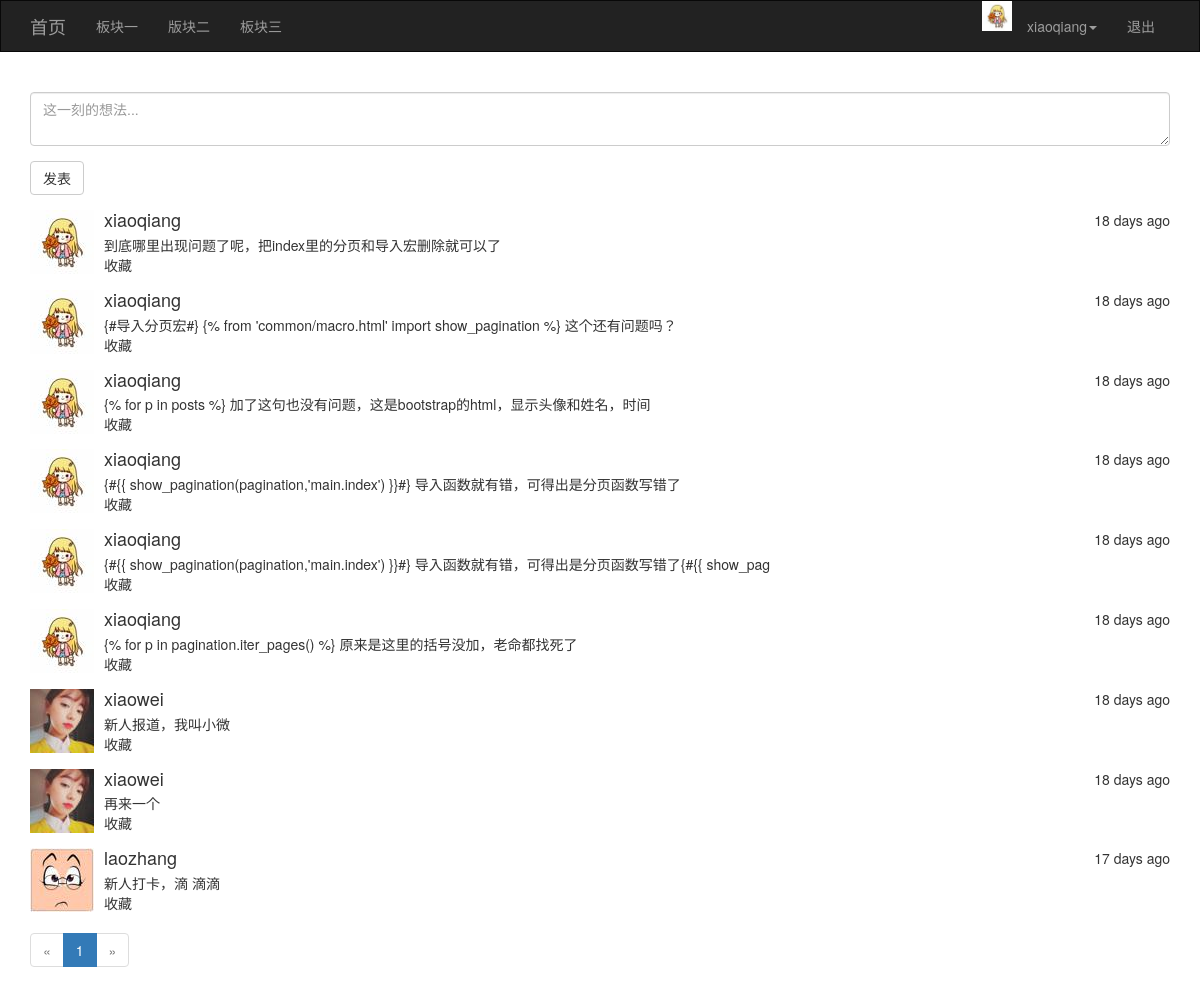
The app's page / (signed in) with its own data.
### app/models.py (models this page shows, shortened)
class User(UserMixin,db.Model):
    id = db.Column(db.Integer,primary_key=True)
    username = db.Column(db.String(20),unique=True)
    password_hash = db.Column(db.String(128))
    email = db.Column(db.String(64),unique=True)
    confirmed = db.Column(db.Boolean,default=False)
    icon = db.Column(db.String(40),default='default.jpg')
    posts = db.relationship('Posts',backref = 'user',lazy = 'dynamic')
    favorites = db.relationship('Posts',secondary='collections',backref=db.backref('users',lazy='dynamic'),lazy='dynamic')
    @property
    def password(self):
        raise AttributeError('不能访问密码属性')

class Posts(db.Model):
    id = db.Column(db.Integer,primary_key=True)
    rid = db.Column(db.Integer,index = True,default=0)
    content = db.Column(db.Text)
    timestamp = db.Column(db.DateTime,default=datetime.utcnow)
    uid = db.Column(db.Integer,db.ForeignKey('user.id'))

### app/views/main.py (the view, shortened to what this page needs)
@main.route('/',methods=['POST','GET'])
def index():
    form = PostsForm()
    page = request.args.get('page', 1, int) # 将获取的页码参数转为int类型
    pagination = Posts.query.filter(Posts.rid==0).paginate(page,per_page=10,error_out=False)
    posts = pagination.items
    return render_template('main/index.html', form = form, pagination = pagination, posts = posts)

### app/forms.py
class PostsForm(FlaskForm):
    content = TextAreaField('',render_kw={'placeholder':'这一刻的想法...'},validators=[Length(3,128,message='必须在3-128个字符之间')])
    submit = SubmitField('发表')

### app/models.py (called while the page is built)
@login_manager.user_loader
def load_user(uid):
    return User.query.get(uid)

### app/templates/main/index.html (shortened to what this page needs)
{% extends 'common/base.html' %}
{% from 'common/macro.html' import show_pagination %}
{% block page_content %}
{{ quick_form(form) }}
    {% for p in posts %}
        <div class="media">
            <div class="media-left">
                <a href="#">
                    <img class="media-object" src="{{ url_for('static',filename='upload/'+p.user.icon) }}" alt="icon">
                </a>
            </div>
            <div class="media-body">
                <div style='float:right'>{{ moment(p.timestamp).fromNow() }}</div>
                <h4 class="media-heading" >{{ p.user.username }}</h4>
                  <div>
                {{ p.content }}
                  </div>
{% if current_user.is_authenticated %}
                <div style="cursor: pointer;" url="{{ url_for('posts.collect',pid=p.id) }}" class="collect">收藏</div>
{% endif %}
            </div>
        </div>
    {% endfor %}
{{ show_pagination(pagination,'main.index') }}
{% endblock %}

### app/templates/common/base.html (shortened to what this page needs)
{% extends 'bootstrap/base.html' %}
{% from 'bootstrap/wtf.html' import quick_form %}
{% block navbar %}
    <nav class="navbar navbar-inverse" style="border-radius: 0px">
        <div class="container">
            <div class="navbar-header">
                <a class="navbar-brand" href="{{ url_for('main.index') }}">首页</a>
            </div>
            <div class="collapse navbar-collapse" id="bs-example-navbar-collapse-1">
                <ul class="nav navbar-nav">
                    <li><a href="#">板块一</a></li>
                    <li><a href="#">版块二</a></li>
                    <li><a href="#">板块三</a></li>
                </ul>
                <ul class="nav navbar-nav navbar-right">
                    {% if current_user.is_authenticated %}
                         <li><img src="{{ url_for('static',filename='upload/'+current_user.icon) }}" width="30px" style="display: inline-block; vertical-align: middle;" alt="icon"></li>
                        <li class="dropdown">
                            <a href="#" class="dropdown-toggle" data-toggle="dropdown" role="button"
                               aria-haspopup="true" aria-expanded="false">{{ current_user.username }}<span class="caret"></span></a>
                        </li>
                    <li><a href="{{ url_for('user.logout') }}">退出</a></li>
                    {% else %}
                    <li><a href="{{ url_for('user.login') }}">登录</a></li>
                    <li><a href="{{ url_for('user.register') }}">注册</a></li>
                    {% endif %}
                </ul>
            </div>
        </div>
    </nav>
{% endblock %}
{% block content%}
<div class="container">
{% block page_content %} 默认内容 {% endblock %}
</div>
{% endblock %}
{% block head %}
{{ super() }}
{% endblock %}

### records on screen
User: icon (picture), username "xiaoqiang"
Posts: icon (picture), timestamp "18 days ago", user.username "xiaoqiang", content "到底哪里出现问题了呢，把index里的分页和导入宏删除就可以了"
Posts: icon (picture), timestamp "18 days ago", user.username "xiaoqiang", content "{#导入分页宏#} {% from 'common/macro.html' import show_pagination %} 这个还有问题吗？"
Posts: icon (picture), timestamp "18 days ago", user.username "xiaoqiang", content "{% for p in posts %} 加了这句也没有问题，这是bootstrap的html，显示头像和姓名，时间"
Posts: icon (picture), timestamp "18 days ago", user.username "xiaoqiang", content "{#{{ show_pagination(pagination,'main.index') }}#} 导入函数就有错，可得出是分页函数写错了"
Posts: icon (picture), timestamp "18 days ago", user.username "xiaoqiang", content "{#{{ show_pagination(pagination,'main.index') }}#} 导入函数就有错，可得出是分页函数写错了{#{{ show_pag"
Posts: icon (picture), timestamp "18 days ago", user.username "xiaoqiang", content "{% for p in pagination.iter_pages() %} 原来是这里的括号没加，老命都找死了"
Posts: icon (picture), timestamp "18 days ago", user.username "xiaowei", content "新人报道，我叫小微"
Posts: icon (picture), timestamp "18 days ago", user.username "xiaowei", content "再来一个"
Posts: icon (picture), timestamp "17 days ago", user.username "laozhang", content "新人打卡，滴 滴滴"

### other values on screen
{{ p }} "1"
